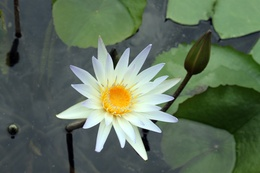
%> input picture flower20.jpg, 260 x 173 px, shrunk from 1920 x 1280 before the run
$ octave bilateral_approxsvd_detail.m   (GNU Octave 9; MATLAB toolbox functions it lacks are replaced by stand-ins)
%> lines starting %> are read from the running program, lines starting %| are printed output that depends on the picture
### saliencyIG.m
function [ sm ] = saliencyIG( img )
%SALIENCYIG Summary of this function goes here
%   Detailed explanation goes here

img = uint8(img);
gfrgb = imfilter(img, fspecial('gaussian', 3, 3), 'symmetric', 'conv');

% cform = makecform('srgb2lab', 'AdaptedWhitePoint', whitepoint('d65'));
% lab = applycform(gfrgb,cform);

lab = rgb2lab(gfrgb,'WhitePoint','d65');

l = double(lab(:,:,1)); lm = mean(mean(l));
a = double(lab(:,:,2)); am = mean(mean(a));
b = double(lab(:,:,3)); bm = mean(mean(b));

sm = (l-lm).^2 + (a-am).^2 + (b-bm).^2;
sm = (sm-min(sm(:)))/(max(sm(:))-min(sm(:)));

end

### sigmaMap_detail.m
function [sigma_r,sal] = sigmaMap_detail(f,sigma_min,sigma_max,smoothness)
%SIGMAMAP_DETAIL Summary of this function goes here
%   Detailed explanation goes here

if(~exist('sigma_min','var') || isempty(sigma_min))
    sigma_min = 1;
end
if(~exist('sigma_max','var') || isempty(sigma_max))
    sigma_max = 80;
end
if(~exist('smoothness','var') || isempty(smoothness))
    smoothness = 10;
end

sal = saliencyIG(f);

center = 0.5;
sigma_r = sigmoidMap(sal,center,smoothness,sigma_min,sigma_max);
sigma_r = round(sigma_r);

end

function [ y ] = sigmoidMap( x,x0,lambda,ymin,ymax )
% [6 lines of commented-out code are left out]

if(~exist('x0','var')), x0 = 0.5; end
if(~exist('lambda','var')), lambda = 2; end
if(~exist('ymin','var')), ymin = 0; end
if(~exist('ymax','var')), ymax = 1; end

a = ymax - ymin;
y = a./(1 + exp(-lambda*(x-x0))) + ymin;

end

### abf_color.m
function [ Bf ] = abf_color( f,sigma_s,sigma_r,filttype,padtype )
%ABF_COLOR Adaptve bilateral filter for color images

f = double(f);
[rr, cc, ~] = size(f);
if(isscalar(sigma_r))
    sigma_r = sigma_r * ones(rr,cc);
end
if(~exist('filttype','var'))
    filttype = 'gaussian';
end
if(~exist('padtype','var'))
    padtype = 'symmetric';
end
if(strcmp(filttype,'gaussian'))
    kerrad = 3*sigma_s;
elseif(strcmp(filttype,'box'))
    kerrad = sigma_s;
end

% Initialize
W = zeros([rr,cc,3]);
Z = zeros([rr,cc]);
sigma_r2 = sigma_r.*sigma_r;

if(strcmp(padtype,'zeros'))
    f = padarray(f,[kerrad, kerrad, 0]);
elseif(strcmp(padtype,'symmetric'))
    f = padarray(f,[kerrad, kerrad, 0],'symmetric');  % Pad image
end

% Gaussian spatial kernel
if(strcmp(filttype,'gaussian'))
    spker = fspecial('gaussian',2*kerrad+1,sigma_s);
elseif(strcmp(filttype,'box'))
    spker = ones(2*kerrad+1);
end

% Start implementation
for j1 = kerrad+1:kerrad+rr
    for j2 = kerrad+1:kerrad+cc
        nb = f(j1-kerrad:j1+kerrad,j2-kerrad:j2+kerrad,:);
        r_arg = sum((nb-f(j1,j2,:)).^2,3);
        rker = exp(-0.5*r_arg/(sigma_r2(j1-kerrad,j2-kerrad)));
        W(j1-kerrad,j2-kerrad,:) = sum(sum(repmat(spker.*rker,1,1,3) .* nb,1),2);
        Z(j1-kerrad,j2-kerrad) = sum(sum(spker .* rker));
    end
end

Bf = nan(size(W));
for k = 1:3
    Bfk = nan(size(Z));
    Wk = W(:,:,k);
    mask = (Z==0);
    Bfk(mask) = Wk(mask);
    Bfk(~mask) = Wk(~mask)./Z(~mask);
    Bf(:,:,k) = Bfk;
end

end

### fastKmeansfiltapproxnystromsvd.m
function outimg=fastKmeansfiltapproxnystromsvd(img,S,sigmacent,sigmamap,Centre,spatialkernel,imgguide)
if ~exist('imgguide','var')
     % guideimage is same as inputimage
     imgguide=img;
end
[m,n,~]=size(img);
guided=size(imgguide,3);
Cluster=size(Centre,1);
L=length(sigmacent);
num=zeros(size(img));
den=zeros(m,n);
imgguide=reshape(imgguide,m*n,guided);
sigmamap=reshape(sigmamap,m*n,1);

if strcmp(spatialkernel,'box')
    filt     = ones(2*S+1,2*S+1);
elseif strcmp(spatialkernel,'gaussian')
    w  = round(6*S); if (mod(w,2) == 0); w  = w+1; end
    filt     = fspecial('gaussian', [w w], S);
else
end
B=zeros(Cluster,Cluster);
for i=1:Cluster
    B(i,i)=0;
    for k=i+1:Cluster
        B(i,k)=sum((Centre(i,:)-Centre(k,:)).^2,2);
        B(k,i)=B(i,k);
    end
end
A=[];
for j=1:L
    A=[A;exp(-B/(2*sigmacent(j)^2))];
end
[U,D,V]=svd(A,'econ');
Dhat=diag(D);
    Eigmaty=zeros(m,n,Cluster);
    Wx=zeros(m*n,Cluster);
for i=1:Cluster
    Wx(:,i)=sum((imgguide-Centre(i,:)).^2,2);
end
for i=1:L
    Eigmaty=Eigmaty+reshape(exp(-Wx/(2*(sigmacent(i)^2)))*U(Cluster*(i-1)+1:Cluster*(i-1)+Cluster,:),m,n,Cluster);
end
Wx=exp(-bsxfun(@rdivide,Wx,(2*(sigmamap.^2))));

%% Calculating Bilateral image for each cluster centre as index pixel
    for i=1:Cluster
        Eigmatx=(1/Dhat(i,1))*reshape(Wx*V(:,i),m,n);
        den=den+bsxfun(@times,Eigmatx,imfilter(Eigmaty(:,:,i),filt));
        num=num+bsxfun(@times,Eigmatx,imfilter(bsxfun(@times,Eigmaty(:,:,i),img),filt));
    end
    outimg=bsxfun(@rdivide,num,den);
end

### bilateral_approxsvd_detail.m
clc;
clear;
close all;
%% input
filename = 'flower20.jpg';
I  =  imread(filename);
%> I is the input picture: size 173x260x3 uint8; mean R, G, B 93.7, 110.3, 90.7
I = imresize(I,0.5);
%> I: size 87x130x3 uint8
I = double(I);
%> I: size 87x130x3 double

%% Construction of sigmamap and non uniform quantization of sigma values
sigmamap=sigmaMap_detail(I,5,80);
%> in saliencyIG, `lab = rgb2lab(gfrgb,'WhitePoint','d65');`: lab: size 87x130x3 double; mean of channels 1, 2, 3 44.1, -9.7, 8.6
%> in saliencyIG, `lm = mean(mean(l))`: lm = 44.06
%> in saliencyIG, `a = double(lab(:,:,2))`:
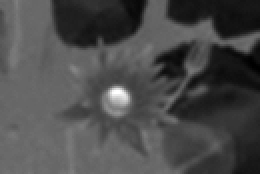
%> a: size 87x130 double (shown 2 times larger); min -26.63, max 30.49, mean -9.7; drawn with min black and max white
%> in saliencyIG, `am = mean(mean(a))`: am = -9.74
%> in saliencyIG, `b = double(lab(:,:,3))`:
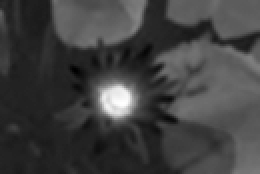
%> b: size 87x130 double (shown 2 times larger); min -15.44, max 79.25, mean 8.6; drawn with min black and max white
%> in saliencyIG, `bm = mean(mean(b))`: bm = 8.61
%> in sigmoidMap, `y = a./(1 + exp(-lambda*(x-x0))) + ymin;`:
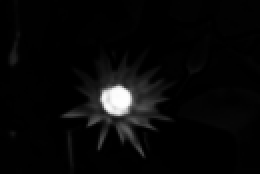
%> y: size 87x130 double (shown 2 times larger); min 5.5, max 79.5, mean 8.1; drawn with min black and max white
[m,n,d]=size(I);
%> m = 87; n = 130; d = 3
L=4; %% Number of quantized levels
[~,sigmacent] = kmeans(reshape(round(sigmamap),m*n,1),L);
%> sigmacent = [6.25; 73.84; 33.14; 16.96]
sigs=5;
Iact=I./255;
fast_flag=1;

%
%% direct bilateral filtering
tic,
Idirectbf=abf_color(I,sigs,sigmamap,'gaussian','zeros');    %exact bilateral
%> after the loop in abf_color, `for k = 1:3`:
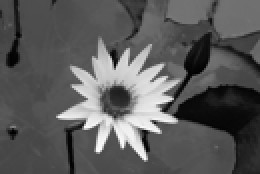
%> Bfk: size 87x130 double (shown 2 times larger); min 0.692, max 253.1, mean 91
Tdirect=toc;
fprintf('Direct adaptive bilateral filter : \n');
fprintf('time for direct adaptive bilateral(ms)=%3.0f \n',Tdirect*1000);
%% Kmeans filtering
% Done in two steps : Clustering and Filtering
%% Filtering
Cluster=64;
%% ICIP algorithm with change in clustering, weights for approximation for range kernel and interpolation between clusters
tic,
%% Matlab clustering code
[~,Centre] = rgb2ind(uint8(I(1:4:end,1:4:end,:)),Cluster,'nodither');
%> Centre = 64 rows, first 12: [0.875 0.973 0.965; 0.855 0.941 0.906; 0.867 0.918 0.757; 0.812 0.898 0.847; 0.843 0.859 0.631; 0.741 0.824 0.812; 0.933 0.678 0.106; 0.675 0.749 0.761; 0.604 0.659 0.655; 0.867 0.804 0.435; 0.529 0.584 0.584; 0.49 0.631 0.455]

spatialtype='gaussian';
convmethod='matlab'; % Change convmethod to 'O1' for O(1) convolutions
Ikmean=fastKmeansfiltapproxnystromsvd(Iact,sigs,sigmacent./255,sigmamap./255,Centre,spatialtype);      % bilateral kmeans
%> after the loop in fastKmeansfiltapproxnystromsvd, `for j=1:L`:
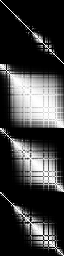
%> A: size 256x64 double; min 0, max 1, mean 0.246
%> in fastKmeansfiltapproxnystromsvd, `Dhat=diag(D);`: Dhat = 64 values, max 48.31 at index 1, min 0.00352 at index 64, mean 2.59
Ikmean=Ikmean.*255;
Ikmean(Ikmean<0)=0;
Ikmean(Ikmean>255)=255;
Tkmeans=toc;
fprintf('Fast adaptive bilateral filter by Kmeans complete with %d clusters \n',size(Centre,1));
%| Fast adaptive bilateral filter by Kmeans complete with 64 clusters
fprintf('time for fast adaptive bilateral(ms)=%3.0f \n',Tkmeans*1000);

%% Detail enhancement
K = 3;      % Gain applied to detail layer (>1)
D_direct = I - Idirectbf;   % Detail layer computed using direct BF
D_kmean = I - Ikmean;       % Detail layer comppted using fast algorithm
E_direct = Idirectbf + K*D_direct;      % Enhanced using direct BF
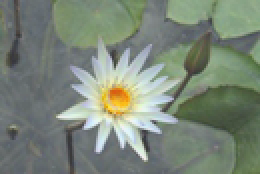
%> E_direct: size 87x130x3 double (shown 2 times larger); mean R, G, B 94.1, 110.2, 90.1; drawn with min black and max white
E_kmean = Ikmean + K*D_kmean;
p_enhanced = psnr(E_kmean,E_direct,255)
%> p_enhanced = 34.31

%% Display enhanced images
figure; imshow(uint8(I)); pause(0.2); drawnow;
figure; imshow(uint8(E_direct));  pause(0.2); drawnow;
figure; imshow(uint8(E_kmean));  pause(0.2); drawnow;
%> after `imshow(uint8(E_kmean))`:
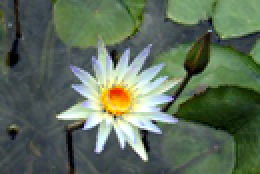
%> displayed picture: size 87x130x3, on the screen's scale of 0 to 255 (shown 2 times larger); mean R, G, B 93.7, 109.6, 90.1
